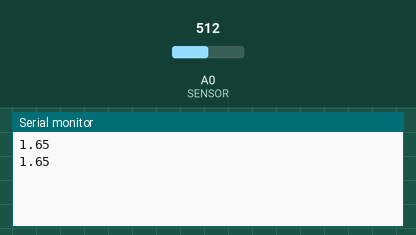
Bench run of a sketch on a simulated Arduino Uno, built with avr-gcc and run on an emulated ATmega328P. Parts: the last lines printed to the serial monitor. Inputs (shaded band) come from the test bench; at power-on: A0 (SENSOR) = 512.

Above: at 2.3 s.
2.4 s: A0 (SENSOR) set to 716
At 3.7 s:
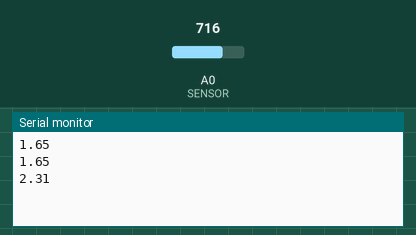
4.5 s: A0 (SENSOR) set to 900
At 4.9 s:
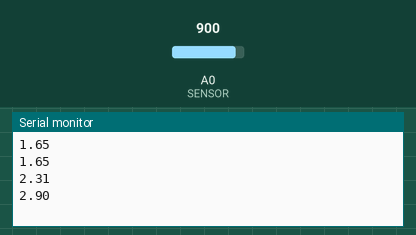
Timing chart, 0 to 7.5 s (numbered marks = the images above; inputs shaded):
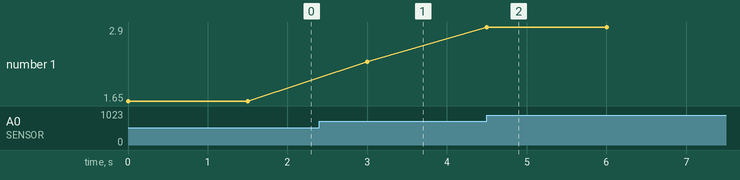

Measured:
- after the input at 2.4 s, the serial monitor: prints a new line after 0.60 s (image 1)
- after the input at 4.5 s, the serial monitor: prints a new line at once (image 2)
- plotted number 1: 1.65 → 2.31 after the input at 2.4 s, 2.31 → 2.9 after the input at 4.5 s

The sketch:

IR_SENSOR.ino
```cpp
#define SENSOR A0

float val = 0;
String underCar = ",";
void setup() {
  // put your setup code here, to run once:
  Serial.begin(115200);

}

void loop() {
  // put your main code here, to run repeatedly:
  val = analogRead(SENSOR)*(3.3/1024.0);


  Serial.println(val);
  delay(1500);
  //Serial.println(exp(8.5841-log(val)));

  //whatever range i get, ill need to reduce it slightly i believe
  //need to get actual values. will need to test for new values
}
```
